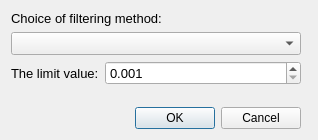
<?xml version="1.0" encoding="UTF-8"?>
<ui version="4.0">
 <class>filter_wdgt</class>
 <widget class="QWidget" name="filter_wdgt">
  <property name="geometry">
   <rect>
    <x>0</x>
    <y>0</y>
    <width>318</width>
    <height>140</height>
   </rect>
  </property>
  <property name="windowTitle">
   <string>Filtrage</string>
  </property>
  <layout class="QGridLayout" name="gridLayout">
   <item row="0" column="0" colspan="3">
    <widget class="QLabel" name="label">
     <property name="font">
      <font>
       <pointsize>10</pointsize>
      </font>
     </property>
     <property name="text">
      <string>Choice of filtering method:</string>
     </property>
    </widget>
   </item>
   <item row="4" column="1">
    <widget class="QDialogButtonBox" name="b_ok">
     <property name="standardButtons">
      <set>QDialogButtonBox::Cancel|QDialogButtonBox::Ok</set>
     </property>
    </widget>
   </item>
   <item row="2" column="1">
    <widget class="QDoubleSpinBox" name="spdouble_seuil">
     <property name="font">
      <font>
       <pointsize>10</pointsize>
      </font>
     </property>
     <property name="decimals">
      <number>3</number>
     </property>
     <property name="minimum">
      <double>0.001000000000000</double>
     </property>
     <property name="maximum">
      <double>999.990000000000009</double>
     </property>
     <property name="singleStep">
      <double>0.100000000000000</double>
     </property>
    </widget>
   </item>
   <item row="1" column="0" colspan="2">
    <widget class="QComboBox" name="cb_filter">
     <property name="font">
      <font>
       <pointsize>10</pointsize>
      </font>
     </property>
    </widget>
   </item>
   <item row="2" column="0">
    <widget class="QLabel" name="label_3">
     <property name="font">
      <font>
       <pointsize>10</pointsize>
      </font>
     </property>
     <property name="text">
      <string>The limit value:</string>
     </property>
    </widget>
   </item>
   <item row="3" column="1">
    <spacer name="verticalSpacer">
     <property name="orientation">
      <enum>Qt::Vertical</enum>
     </property>
     <property name="sizeHint" stdset="0">
      <size>
       <width>20</width>
       <height>40</height>
      </size>
     </property>
    </spacer>
   </item>
  </layout>
 </widget>
 <resources/>
 <connections/>
</ui>
